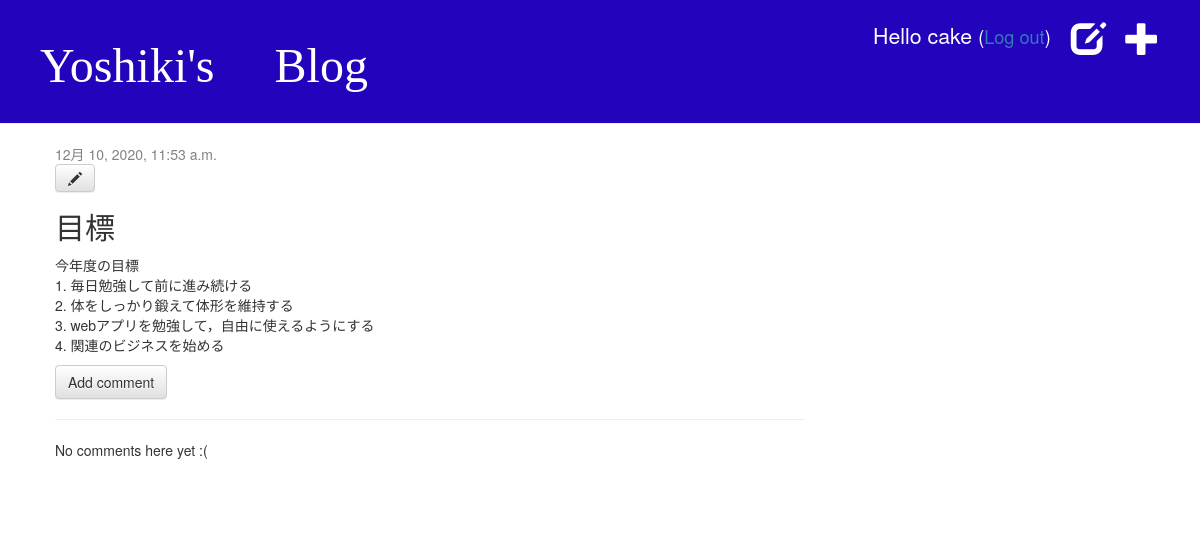
Page /post/2/ (signed in) on the committed database.
### blog/models.py (models this page shows, shortened)
class Post(models.Model):
    author = models.ForeignKey(settings.AUTH_USER_MODEL, on_delete=models.CASCADE)
    title = models.CharField(max_length=200)
    text = models.TextField()
    created_date = models.DateTimeField(default=timezone.now)
    published_date = models.DateTimeField(blank=True, null=True)
    views = models.PositiveIntegerField(default=0)

### blog/views.py (the view)
# urls.py: path('post/<int:pk>/', views.post_detail, name='post_detail'),
def post_detail(request, pk):
    post = get_object_or_404(Post, pk=pk)
    post.views += 1    # ←ここ
    post.save()            # ←ここ
    return render(request, 'blog/post_detail.html', {'post': post})

### blog/templates/blog/post_detail.html
{% extends 'blog/base.html' %}
{% block content %}
    <div class="post">
        {% if post.published_date %}
            <div class="date">
                {{ post.published_date }}
            </div>
        {% else %}
            <a class="btn btn-default" href="{% url 'post_publish' pk=post.pk %}">Publish</a>
            <a class="btn btn-default" href="{% url 'post_remove' pk=post.pk %}"><span class="glyphicon glyphicon-remove"></span></a>
        {% endif %}
        {% if user.is_authenticated %}
            <a class="btn btn-default" href="{% url 'post_edit' pk=post.pk %}"><span class="glyphicon glyphicon-pencil"></span></a>
        {% endif %}
            <h2>{{ post.title }}</h2>
        <p>{{ post.text|linebreaksbr }}</p>
        <a class="btn btn-default" href="{% url 'add_comment_to_post' pk=post.pk %}">Add comment</a>
        <hr>
        {% for comment in post.comments.all %}
            {% if user.is_authenticated or comment.approved_comment %}
            <div class="comment">
                <div class="date">
                    {{ comment.created_date }}
                    {% if not comment.approved_comment %}
                        <a class="btn btn-default" href="{% url 'comment_remove' pk=comment.pk %}"><span class="glyphicon glyphicon-remove"></span></a>
                        <a class="btn btn-default" href="{% url 'comment_approve' pk=comment.pk %}"><span class="glyphicon glyphicon-ok"></span></a>
                    {% endif %}
                </div>
                <strong>{{ comment.author }}</strong>
                <p>{{ comment.text|linebreaks }}</p>
            </div>
            {% endif %}
        {% empty %}
            <p>No comments here yet :(</p>
        {% endfor %}
    </div>
{% endblock %}

### blog/templates/blog/base.html (shortened to what this page needs)
{% load static %}
<html>
    <head>
        <link rel="stylesheet" href="//maxcdn.bootstrapcdn.com/bootstrap/3.2.0/css/bootstrap.min.css">
        <link rel="stylesheet" href="//maxcdn.bootstrapcdn.com/bootstrap/3.2.0/css/bootstrap-theme.min.css">
        <link rel="stylesheet" href="{% static 'css/style.css' %}">
    </head>
    <body>
        <div class="page-header">
            {% if user.is_authenticated %}
                <a href="{% url 'post_new' %}" class="top-menu"><span class="glyphicon glyphicon-plus"></span></a>
                <a href="{% url 'post_draft_list' %}" class="top-menu"><span class="glyphicon glyphicon-edit"></span></a>
                <p class="top-menu2">Hello {{ user.username }} <small>(<a href="{% url 'logout' %}">Log out</a>)</small></p>
            {% else %}
                <a href="{% url 'login' %}" class="top-menu"><span class="glyphicon glyphicon-lock"></span></a>
            {% endif %}
            <h1><a href="/">Yoshiki's Blog</a></h1>
        </div>
        <div class="content container">
            <div class="row">
                <div class="col-md-8">
                {% block content %}
                {% endblock %}
                </div>
            </div>
        </div>
    </body>
</html>

### blog/static/css/style.css (style rules this page uses)
.page-header { background-color: #2303BC; margin-top: 0; padding: 20px 20px 20px 40px; }
.page-header h1, .page-header h1 a, .page-header h1 a:visited, .page-header h1 a:active { color: #ffffff; font-size: 36pt; text-decoration: none; }
.content { margin-left: 40px; }
h1, h2, h3, h4 { font-family: emoji; }
.date { color: #828282; }
.top-menu, .top-menu:hover, .top-menu:visited { color: #ffffff; float: right; font-size: 26pt; margin-right: 20px; }
.top-menu2, .top-menu2:hover, .top-menu2:visited { color: #ffffff; float: right; font-size: 16pt; margin-right: 20px; }
.post { margin-bottom: 70px; }

### rows in the picture
Post: published_date "12月 10, 2020, 11:53 a.m.", title "目標", text "今年度の目標 1. 毎日勉強して前に進み続ける 2. 体をしっかり鍛えて体形を維持する 3. webアプリを勉強して，自由に使えるようにする 4. 関連のビジネスを始める"

### other values in the picture
{{ user.username }} "cake"
